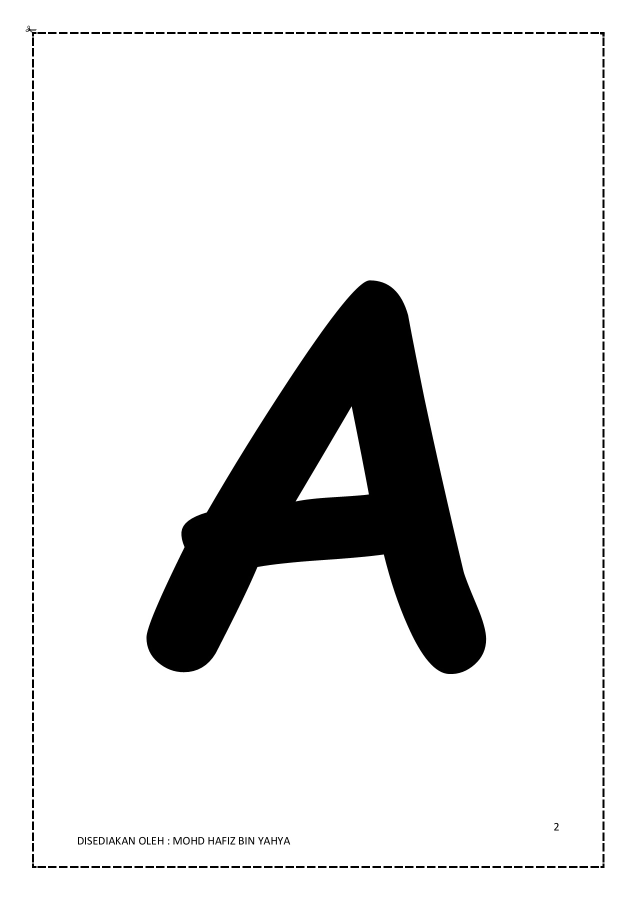
#> input picture PCD-Praktik-master/Geometri/a.jpg, 1273 x 1800 px (shown at 1/2 size)
$ python scaling.py
#> lines starting #> are read from the running program, lines starting #| are printed output that depends on the picture
import cv2 as cv
import numpy as np
import os

os.chdir('Geometri/')

img = cv.imread('./a.jpg')
#> img is the input picture: shape (1800, 1273, 3); min 0, max 255, mean 226.5
# sample = [
#     [1, 0, 0, 0, 1],
#     [1, 1, 0, 0, 1],
#     [1, 0, 1, 0, 1],
#     [1, 0, 0, 1, 1],
#     [1, 0, 0, 0, 1]
# ]

# sample = np.array(sample)

# print(img)0
sample = cv.resize(img, (600, 500), interpolation=cv.INTER_AREA)
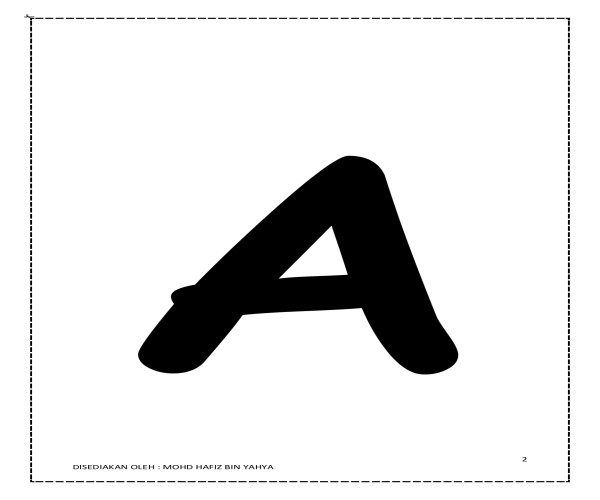
#> sample: shape (500, 600, 3); min 0, max 255, mean 226.5

# sample = cv.cvtColor(sample, cv.COLOR_BGR2GRAY)


imgRow = len(sample)
#> imgRow = 500
imgCol = len(sample[0])
#> imgCol = 600

scale = 0.3

scaling_row = round(imgRow * scale)
#> scaling_row = 150
scaling_col = round(imgCol * scale)
#> scaling_col = 180

imgScale = np.zeros((scaling_row, scaling_col, 3))
imgScale = imgScale.astype(np.uint8)

for newRow in range(scaling_row):
    for newCol in range(scaling_col):
        row = int(newRow / scale)
        col = int(newCol / scale)

        imgScale[newRow, newCol] = sample[row, col]
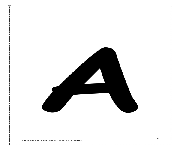
#> imgScale: shape (150, 180, 3); min 0, max 255, mean 227.6

# print(imgScale)
cv.imshow('sample', sample)
cv.imshow('result', imgScale)
cv.waitKey(0)
cv.destroyAllWindows()

$ run again, with PCD-Praktik-master/Geometri/gambar_rotasi_20.jpg copied over PCD-Praktik-master/Geometri/a.jpg
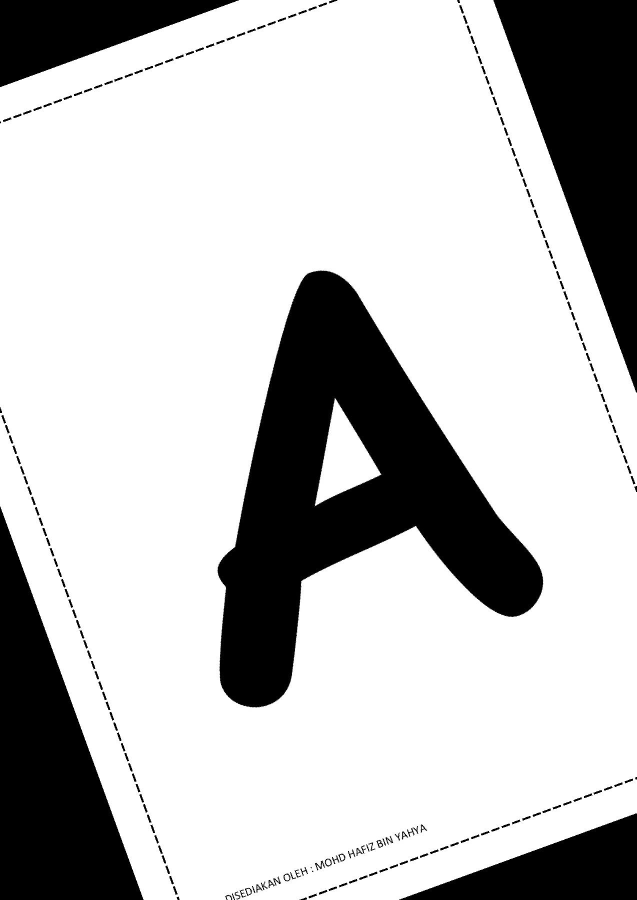
#> input picture PCD-Praktik-master/Geometri/gambar_rotasi_20.jpg, 1273 x 1800 px (shown at 1/2 size)
#> img is the input picture: shape (1800, 1273, 3); min 0, max 255, mean 192.8
#> `sample = cv.resize(img, (600, 500), interpolation=cv.INTER_AREA)`:
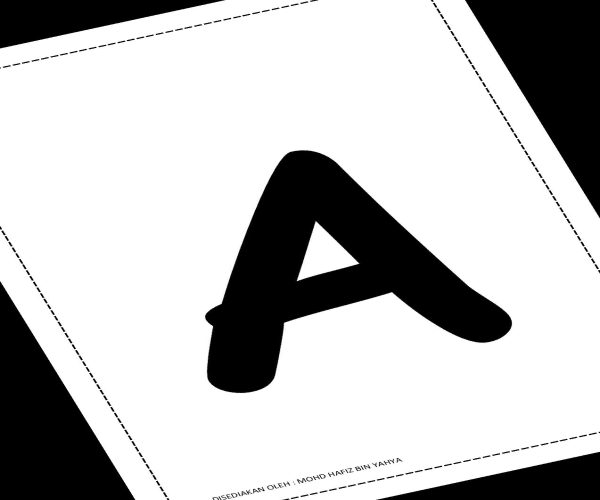
#> sample: shape (500, 600, 3); min 0, max 255, mean 192.8
#> imgRow = 500
#> imgCol = 600
#> scaling_row = 150
#> scaling_col = 180
#> after the loop `for newRow in range(scaling_row):`:
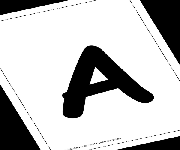
#> imgScale: shape (150, 180, 3); min 0, max 255, mean 192.8
